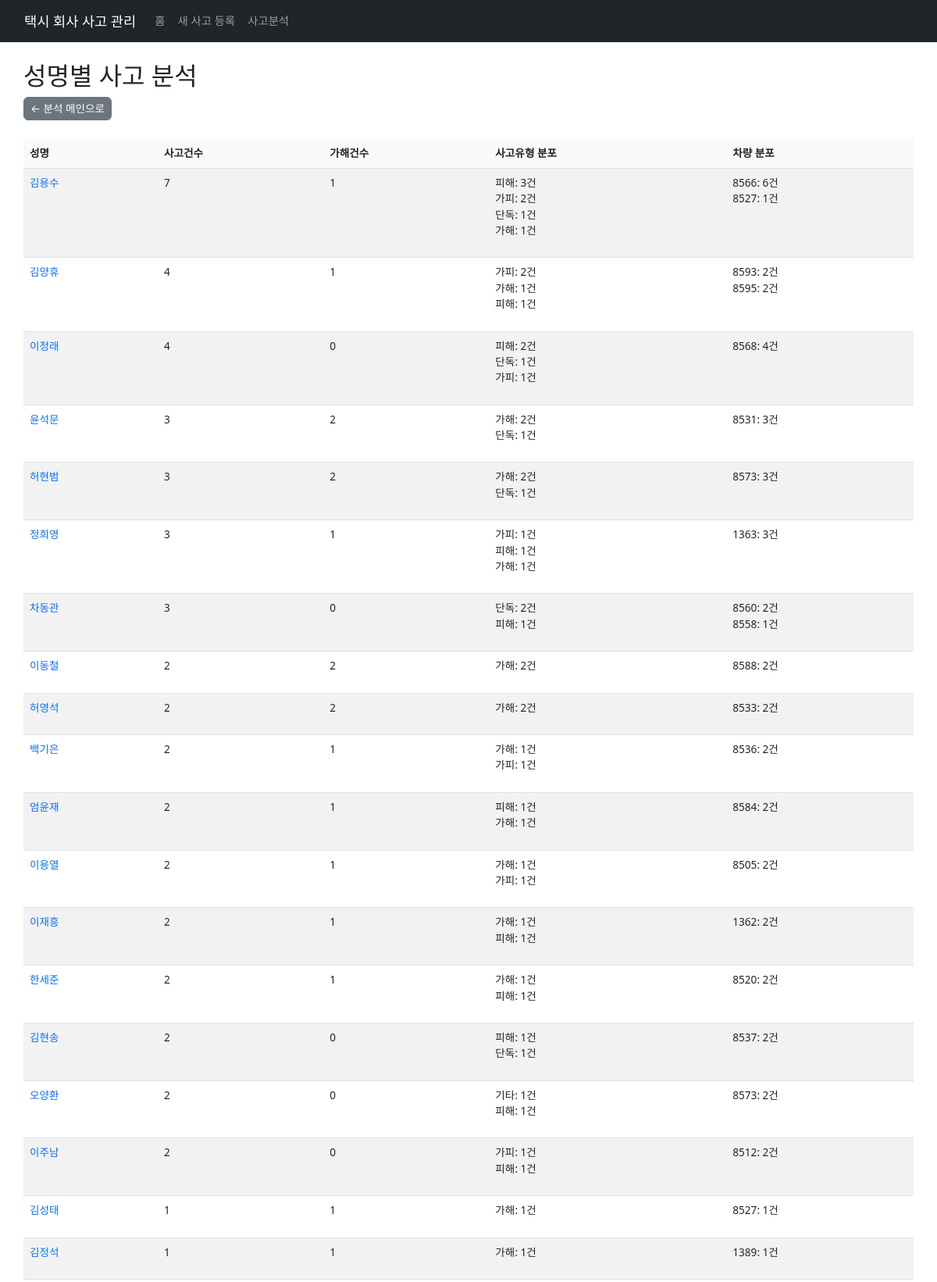
The page /analysis/name (upper part) on the database its author committed.
### tables this page shows
CREATE TABLE "accidents" (
"사고번호" TEXT,
  "차량번호" TEXT,
  "성명" TEXT,
  "생년월일" TEXT,
  "사원번호" TEXT,
  "운전면허번호" TEXT,
  "나이" TEXT,
  "연락처" TEXT,
  "운전경력" TEXT,
  "당사경력" TEXT,
  "주소" TEXT,
  "구분" TEXT,
  "사고유형" TEXT,
  "사고장소" TEXT,
  "사고발생시속도" TEXT,
  "날씨" TEXT,
  "경찰서" TEXT,
  "조사관성명" TEXT,
  "전화" TEXT,
  "휴대폰" TEXT,
  "차량파손부위" TEXT,
  "출동보험기사" TEXT,
  "보험회사" TEXT,
  "보험접수번호" TEXT,
  "보험상담자" TEXT,
  "대물담당" TEXT,
  "대인담당" TEXT,
  "운전자상해" TEXT,
  "치료병원" TEXT,
  "이미지파일" TEXT,
  "동영상파일" TEXT,
  "사고일시" TEXT,
  "상대차량번호1" TEXT,
  "상대차량성명1" TEXT,
  "상대차량연락처1" TEXT,
  "상대차량차종1" TEXT,
  "상대차량남여1" TEXT,
  "상대차량비고1" TEXT,
  "상대차량번호2" TEXT,
  "상대차량성명2" TEXT,
  "상대차량연락처2" TEXT,
  "상대차량차종2" TEXT,
  "상대차량남여2" TEXT,
  "상대차량비고2" TEXT,
  "상대차량번호3" TEXT,
  "상대차량성명3" TEXT,
  "상대차량연락처3" TEXT,
  "상대차량차종3" TEXT,
  "상대차량남여3" TEXT,
  "상대차량비고3" TEXT,
  "상해승객성명1" TEXT,
  "상해승객연락처1" TEXT,
  "상해승객병원1" TEXT,
  "상해승객나이1" TEXT,
  "상해승객남여1" TEXT,
  "상해승객비고1" TEXT,
  "상해승객성명2" TEXT,
  "상해승객연락처2" TEXT,
  "상해승객병원2" TEXT,
  "상해승객나이2" TEXT,
  "상해승객남여2" TEXT,
  "상해승객비고2" TEXT,
  "상해승객성명3" TEXT,
  "상해승객연락처3" TEXT,
  "상해승객병원3" TEXT,
  "상해승객나이3" TEXT,
  "상해승객남여3" TEXT,
  "상해승객비고3" TEXT
);

### app.py (the view)
@app.route('/analysis/name')
def analysis_by_name():
    df = load_accidents()
    if df.empty:
        return render_template('analysis_name.html', data=None)
    df = filter_accidents(
        df,
        request.args.get('start_date'),
        request.args.get('end_date'),
        request.args.get('accident_type'),
        request.args.get('weather'),
        request.args.get('car_number'),
        request.args.get('name'),
        request.args.get('employee_number'),
        request.args.get('classification')
    )
    name_stats = df.groupby('성명').agg({
        '사고번호': 'count',
        '사고유형': lambda x: x.value_counts().to_dict(),
        '차량번호': lambda x: x.value_counts().to_dict()
    }).reset_index()
    name_stats.columns = ['성명', '사고건수', '사고유형분포', '차량분포']
    def get_gap_count(type_dist):
        return type_dist.get('가해', 0) if isinstance(type_dist, dict) else 0
    name_stats['가해건수'] = name_stats['사고유형분포'].apply(get_gap_count)
    name_stats = name_stats.sort_values(['사고건수', '가해건수'], ascending=[False, False])
    return render_template('analysis_name.html', data=name_stats.to_dict('records'))

### app.py (called while the page is built)
def get_db():
    try:
        conn = sqlite3.connect(DB_FILE)
        conn.row_factory = sqlite3.Row
        return conn
    except Exception as e:
        print(f"Error connecting to database: {str(e)}")
        return None

def load_accidents():
    try:
        conn = get_db()
        if conn is None:
            return pd.DataFrame()
        cursor = conn.cursor()
        cursor.execute("SELECT name FROM sqlite_master WHERE type='table' AND name='accidents'")
        if not cursor.fetchone():
            conn.close()
            return pd.DataFrame()
        query = "SELECT * FROM accidents ORDER BY 사고번호 DESC"
        df = pd.read_sql_query(query, conn)
        conn.close()
        return df
    except Exception as e:
        if conn:
            conn.close()
        return pd.DataFrame()

### templates/analysis_name.html
{% extends "base.html" %}
{% block content %}
<div class="container mt-4">
    <h2>성명별 사고 분석</h2>
    <a href="{{ url_for('analysis') }}" class="btn btn-secondary mb-4">← 분석 메인으로</a>
    {% if data %}
    <div class="table-responsive">
        <table class="table table-striped">
            <thead>
                <tr>
                    <th>성명</th>
                    <th>사고건수</th>
                    <th>가해건수</th>
                    <th>사고유형 분포</th>
                    <th>차량 분포</th>
                </tr>
            </thead>
            <tbody>
                {% for item in data %}
                <tr>
                    <td>
                        <a href="{{ url_for('analysis_by_name_detail', name=item['성명']) }}" class="text-decoration-none">
                            {{ item['성명'] }}
                        </a>
                    </td>
                    <td>{{ item['사고건수'] }}</td>
                    <td>{{ item['가해건수'] }}</td>
                    <td>
                        <ul class="list-unstyled">
                            {% for type, count in item['사고유형분포'].items() %}
                            <li>{{ type }}: {{ count }}건</li>
                            {% endfor %}
                        </ul>
                    </td>
                    <td>
                        <ul class="list-unstyled">
                            {% for vehicle, count in item['차량분포'].items() %}
                            <li>{{ vehicle }}: {{ count }}건</li>
                            {% endfor %}
                        </ul>
                    </td>
                </tr>
                {% endfor %}
            </tbody>
        </table>
    </div>
    {% else %}
    <div class="alert alert-info">
        분석할 데이터가 없습니다.
    </div>
    {% endif %}
</div>
{% endblock %}

### templates/base.html (style rules this page uses)
body { font-size: 0.9rem; }
.container { max-width: 100%; padding: 0 15px; }
.table { font-size: 0.85rem; }
.table th { background-color: #f8f9fa; position: sticky; top: 0; z-index: 1; }
.btn { font-size: 0.85rem; padding: 0.25rem 0.5rem; }

### rows shown on the page
accidents: 성명 "김용수", 사고건수 "7", 가해건수 "1", 사고유형 "단독", count "1", 차량번호 "8566", count "6"
accidents: 사고유형 "피해", count "3"
accidents: 사고유형 "가피", count "2", 차량번호 "8527", count "1"
accidents: 사고유형 "가해", count "1"
accidents: 성명 "김양휴", 사고건수 "4", 가해건수 "1", 사고유형 "가해", count "1", 차량번호 "8593", count "2"
accidents: 사고유형 "가피", count "2", 차량번호 "8595"
accidents: 사고유형 "피해", count "1"
accidents: 성명 "이정래", 사고건수 "4", 가해건수 "0", 사고유형 "단독", count "1", 차량번호 "8568", count "4"
accidents: 사고유형 "피해", count "2"
accidents: 사고유형 "가피", count "1"
accidents: 성명 "윤석문", 사고건수 "3", 가해건수 "2", 사고유형 "가해", count "2", 차량번호 "8531", count "3"
accidents: 사고유형 "단독", count "1"
accidents: 성명 "허현범", 사고건수 "3", 가해건수 "2", 사고유형 "단독", count "1", 차량번호 "8573", count "3"
accidents: 사고유형 "가해", count "2"
accidents: 성명 "정희영", 사고건수 "3", 가해건수 "1", 사고유형 "가피", count "1", 차량번호 "1363", count "3"
accidents: 사고유형 "피해", count "1"
accidents: 사고유형 "가해", count "1"
accidents: 성명 "차동관", 사고건수 "3", 가해건수 "0", 사고유형 "피해", count "1", 차량번호 "8560", count "2"
accidents: 사고유형 "단독", count "2"
accidents: 차량번호 "8558", count "1"
accidents: 성명 "이동철", 사고건수 "2", 가해건수 "2", 사고유형 "가해", count "2", 차량번호 "8588"
accidents: 성명 "허영석", 사고건수 "2", 가해건수 "2", 사고유형 "가해", count "2", 차량번호 "8533"
accidents: 성명 "백기은", 사고건수 "2", 가해건수 "1", 사고유형 "가해", count "1", 차량번호 "8536", count "2"
accidents: 사고유형 "가피", count "1"
accidents: 성명 "엄윤재", 사고건수 "2", 가해건수 "1", 사고유형 "피해", count "1", 차량번호 "8584", count "2"
accidents: 사고유형 "가해", count "1"
accidents: 성명 "이용열", 사고건수 "2", 가해건수 "1", 사고유형 "가해", count "1", 차량번호 "8505", count "2"
accidents: 사고유형 "가피", count "1"
accidents: 성명 "이재흥", 사고건수 "2", 가해건수 "1", 사고유형 "가해", count "1", 차량번호 "1362", count "2"
accidents: 사고유형 "피해", count "1"
accidents: 성명 "한세준", 사고건수 "2", 가해건수 "1", 사고유형 "가해", count "1", 차량번호 "8520", count "2"
accidents: 사고유형 "피해", count "1"
accidents: 성명 "김현송", 사고건수 "2", 가해건수 "0", 사고유형 "피해", count "1", 차량번호 "8537", count "2"
accidents: 사고유형 "단독", count "1"
accidents: 성명 "오양환", 사고건수 "2", 가해건수 "0", 사고유형 "기타", count "1", 차량번호 "8573", count "2"
accidents: 사고유형 "피해", count "1"
accidents: 성명 "이주남", 사고건수 "2", 가해건수 "0", 사고유형 "가피", count "1", 차량번호 "8512", count "2"
accidents: 사고유형 "피해", count "1"
accidents: 성명 "김성태", 사고건수 "1", 가해건수 "1", 사고유형 "가해", count "1", 차량번호 "8527"
accidents: 성명 "김정석", 사고건수 "1", 가해건수 "1", 사고유형 "가해", count "1", 차량번호 "1389"
